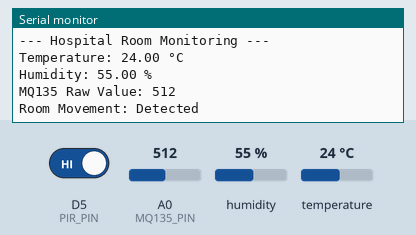
The sketch below on a simulated ESP8266 (NodeMCU). Shown: the last lines printed to the serial monitor. Inputs (shaded band) come from the test bench; at power-on: D5 (PIR_PIN) HIGH, humidity 55 %, A0 (MQ135_PIN) = 512, temperature 24 °C. WiFi joins after 1.5 s; servers stay silent unless stated.

Above: at 2.7 s.
2.8 s: D5 (PIR_PIN) driven LOW
At 7.7 s:
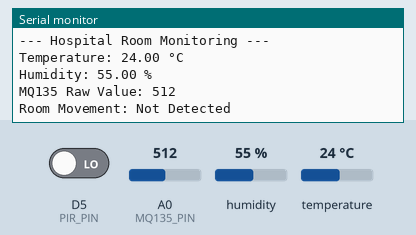
13.0 s: humidity set to 22 %
At 17.4 s:
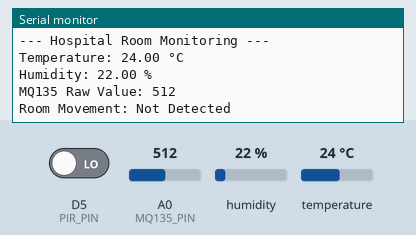
19.0 s: A0 (MQ135_PIN) set to 716
At 22.2 s:
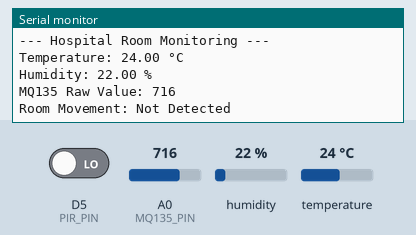
25.0 s: temperature set to 12 °C
31.0 s: A0 (MQ135_PIN) set to 900
At 33.2 s:
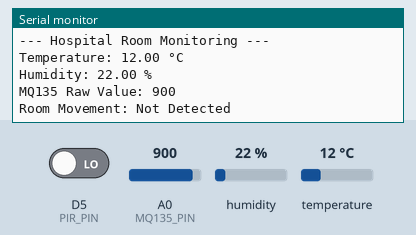
37.0 s: humidity set to 40 %
At 42.9 s:
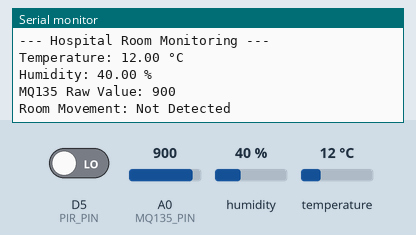
Timing chart, 0 to 44.0 s (numbered marks = the images above; inputs shaded):
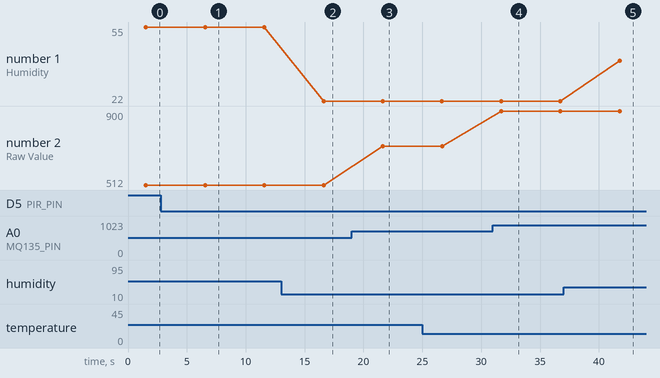

Measured:
- after the input at 2.8 s, the serial monitor: prints a new line after 3.8 s (image 1)
- after the input at 13.0 s, the serial monitor: prints a new line after 3.6 s (image 2)
- after the input at 19.0 s, the serial monitor: prints a new line after 2.6 s (image 3)
- after the input at 31.0 s, the serial monitor: prints a new line after 0.70 s (image 4)
- after the input at 37.0 s, the serial monitor: prints a new line after 4.8 s (image 5)
- plotted number 1: 55 → 22 after the input at 13.0 s, 22 → 40 after the input at 37.0 s
- plotted number 2: 512 → 716 after the input at 19.0 s, 716 → 900 after the input at 31.0 s

The sketch:

motitor.ino
```cpp
#include <ESP8266WiFi.h>
#include <DHT.h>

// WiFi Credentials
const char* ssid = "YOUR_WIFI_NAME";
const char* password = "YOUR_WIFI_PASSWORD";

// Sensor Pins
#define DHTPIN D4
#define DHTTYPE DHT11

#define MQ135_PIN A0
#define PIR_PIN D5

DHT dht(DHTPIN, DHTTYPE);

// WiFi Client
WiFiClient client;

// KiwisIoT Configuration
// Replace these with your actual KiwisIoT details
const char* server = "www.kiwisiot.in";
const char* deviceToken = "YOUR_DEVICE_TOKEN";

void setup() {
  Serial.begin(115200);

  dht.begin();
  pinMode(PIR_PIN, INPUT);

  Serial.println();
  Serial.println("Smart Hospital Room Monitoring");

  WiFi.begin(ssid, password);

  Serial.print("Connecting to WiFi");

  while (WiFi.status() != WL_CONNECTED) {
    delay(500);
    Serial.print(".");
  }

  Serial.println();
  Serial.println("WiFi Connected!");
  Serial.println(WiFi.localIP());
}

void loop() {
  float temperature = dht.readTemperature();
  float humidity = dht.readHumidity();

  int airQuality = analogRead(MQ135_PIN);
  int motion = digitalRead(PIR_PIN);

  if (isnan(temperature) || isnan(humidity)) {
    Serial.println("DHT11 sensor reading failed!");
    delay(2000);
    return;
  }

  Serial.println("\n--- Hospital Room Monitoring ---");

  Serial.print("Temperature: ");
  Serial.print(temperature);
  Serial.println(" °C");

  Serial.print("Humidity: ");
  Serial.print(humidity);
  Serial.println(" %");

  Serial.print("MQ135 Raw Value: ");
  Serial.println(airQuality);

  Serial.print("Room Movement: ");
  Serial.println(motion ? "Detected" : "Not Detected");

  // Send data to KiwisIoT
  // Add your platform's actual API publishing method here.

  delay(5000);
}
```
